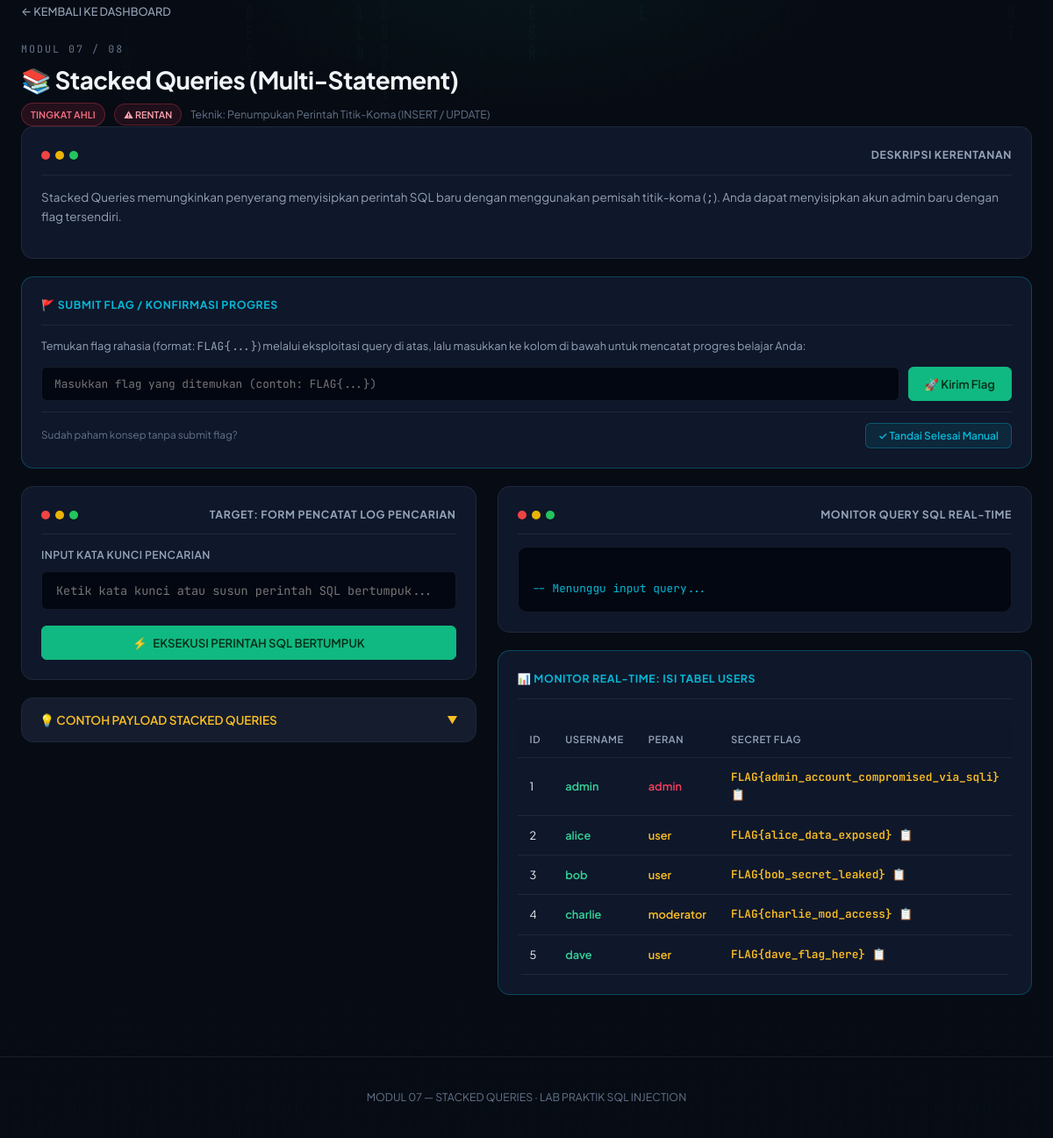
Screenshot of /labs/07_stacked_queries/index.php with the database file from the repository.
### tables this page shows
CREATE TABLE users (
        id INTEGER PRIMARY KEY AUTOINCREMENT,
        username TEXT NOT NULL,
        password TEXT NOT NULL,
        email TEXT,
        role TEXT DEFAULT 'user',
        secret TEXT
    );

### labs/07_stacked_queries/index.php (the view, shortened to what this page needs)
<?php
require_once '../../db.php';
$search_query = '';
$executed_query = '';
$db = getDB();
$users_list = $db->query("SELECT id, username, role, secret FROM users")->fetchAll(PDO::FETCH_ASSOC);
?>
<!DOCTYPE html>
<html lang="id">
<head>
    <link rel="stylesheet" href="../../assets/css/style.css">
</head>
<body>
<div class="lab-page wrapper">
    <a href="../../index.php" class="nav-back">← KEMBALI KE DASHBOARD</a>
    <div class="lab-header">
        <div class="lab-header-info">
            <div style="color:var(--text-dim); font-size:0.78rem; font-family:'JetBrains Mono',monospace; letter-spacing:2px; margin-bottom:8px;">MODUL 07 / 08</div>
            <h1 style="font-size:1.85rem; margin-bottom:8px;">📚 Stacked Queries (Multi-Statement)</h1>
            <div class="meta" style="display:flex; align-items:center; gap:10px;">
                <span class="badge badge-expert">Tingkat Ahli</span>
                <span class="vuln-label">⚠ RENTAN</span>
                <span style="color:var(--text-dim); font-size:0.82rem;">Teknik: Penumpukan Perintah Titik-Koma (INSERT / UPDATE)</span>
            </div>
        </div>
    </div>
    <div class="panel">
        <div class="panel-header">
            <div class="terminal-dots"><span class="dot-red"></span><span class="dot-yellow"></span><span class="dot-green"></span></div>
            <div class="panel-title">DESKRIPSI KERENTANAN</div>
        </div>
        <p style="font-size:0.9rem; color:var(--text-muted); line-height:1.6; margin-bottom:14px;">
            Stacked Queries memungkinkan penyerang menyisipkan perintah SQL baru dengan menggunakan pemisah titik-koma (<code>;</code>). Anda dapat menyisipkan akun admin baru dengan flag tersendiri.
        </p>
    </div>
    <?php renderFlagSubmissionBox('07'); ?>
    <div class="grid-2">
        <div>
            <div class="panel">
                <div class="panel-header">
                    <div class="terminal-dots"><span class="dot-red"></span><span class="dot-yellow"></span><span class="dot-green"></span></div>
                    <div class="panel-title">TARGET: FORM PENCATAT LOG PENCARIAN</div>
                </div>
                <form method="POST">
                    <div class="form-group">
                        <label>Input Kata Kunci Pencarian</label>
                        <input type="text" name="search" id="search" placeholder="Ketik kata kunci atau susun perintah SQL bertumpuk..." value="<?= htmlspecialchars($search_query) ?>" required>
                    </div>
                    <button type="submit" class="btn btn-primary btn-full">
                        ⚡ &nbsp; EKSEKUSI PERINTAH SQL BERTUMPUK
                    </button>
                </form>
            </div>
            <div class="hint-box">
                <button class="hint-toggle" onclick="toggleHint('hint7')">
                    💡 CONTOH PAYLOAD STACKED QUERIES <span class="arrow">▼</span>
                </button>
            </div>
        </div>
        <div>
            <div class="panel">
                <div class="panel-header">
                    <div class="terminal-dots"><span class="dot-red"></span><span class="dot-yellow"></span><span class="dot-green"></span></div>
                    <div class="panel-title">MONITOR QUERY SQL REAL-TIME</div>
                </div>
                <div class="code-block" style="color:#06b6d4; word-break:break-all;">
<?= $executed_query ? htmlspecialchars($executed_query) : '-- Menunggu input query...' ?>
                </div>
            </div>
            <div class="panel" style="border-color:rgba(6,182,212,0.3);">
                <div class="panel-header">
                    <div class="panel-title" style="color:#06b6d4;">📊 MONITOR REAL-TIME: ISI TABEL USERS</div>
                </div>
                <div style="overflow-x:auto;">
                <table class="data-table">
                    <thead>
                        <tr>
                            <th>ID</th>
                            <th>Username</th>
                            <th>Peran</th>
                            <th>Secret Flag</th>
                        </tr>
                    </thead>
                    <tbody>
                        <?php foreach ($users_list as $u): ?>
                        <tr>
                            <td><?= htmlspecialchars($u['id']) ?></td>
                            <td style="color:#34d399; font-weight:600;"><?= htmlspecialchars($u['username']) ?></td>
                            <td>
                                <span style="color:<?= $u['role'] === 'admin' ? '#f43f5e' : '#fbbf24' ?>; font-weight:600;">
                                    <?= htmlspecialchars($u['role']) ?>
                                </span>
                            </td>
                            <td class="flag" style="cursor:pointer;" title="Klik untuk salin" onclick="copyText('<?= htmlspecialchars($u['secret']) ?>')">
                                <?= htmlspecialchars($u['secret']) ?> 📋
                            </td>
                        </tr>
                        <?php endforeach; ?>
                    </tbody>
                </table>
                </div>
            </div>
        </div>
    </div>
</div>
<footer class="site-footer">MODUL 07 — STACKED QUERIES · LAB PRAKTIK SQL INJECTION</footer>
</body>
</html>

### db.php (shortened to what this page needs)
<?php
function getDB() {
    $dbPath = __DIR__ . '/database.db';
    try {
        $db = new PDO('sqlite:' . $dbPath);
        $db->setAttribute(PDO::ATTR_ERRMODE, PDO::ERRMODE_EXCEPTION);
        return $db;
    } catch (PDOException $e) {
        die('<div style="color:#f43f5e;font-family:monospace;padding:20px;background:#0f172a;border:1px solid #f43f5e;border-radius:8px;margin:20px;">
            [DB ERROR] Tidak dapat terhubung ke basis data: ' . htmlspecialchars($e->getMessage()) . '<br><br>
            Silakan jalankan <a href="/setup.php" style="color:#10b981;text-decoration:underline;">setup.php</a> terlebih dahulu untuk inisialisasi basis data.
        </div>');
    }
}
function getCompletedLabs() {
    try {
        $db = getDB();
        $stmt = $db->query("SELECT lab_id, completed_at FROM lab_progress");
        $results = [];
        return $results;
    } catch (Exception $e) {
        return [];
    }
}
function isLabCompleted($labId) {
    $completed = getCompletedLabs();
    return isset($completed[$labId]);
}
function renderFlagSubmissionBox($labId) {
    $isDone = isLabCompleted($labId);
    $completedAt = '';
    ?>
    <div class="panel" style="border-color: <?= $isDone ? 'rgba(16, 185, 129, 0.4)' : 'rgba(6, 182, 212, 0.3)' ?>; background: <?= $isDone ? 'rgba(16, 185, 129, 0.04)' : 'var(--bg-surface)' ?>;">
        <div class="panel-header">
            <div class="panel-title" style="color: <?= $isDone ? '#34d399' : '#06b6d4' ?>;">
                <?= $isDone ? '🏆 MODUL SELESAI' : '🚩 SUBMIT FLAG / KONFIRMASI PROGRES' ?>
            </div>
        </div>
        <?php if ($isDone): ?>
            <div style="padding:12px 16px; background:rgba(16,185,129,0.08); border:1px solid rgba(16,185,129,0.25); border-radius:8px; margin-bottom:16px;">
                <div style="color:#34d399; font-weight:700; font-size:0.95rem; margin-bottom:4px;">
                    ✓ Selamat! Anda telah menyelesaikan Modul <?= $labId ?>
                </div>
                <div style="color:var(--text-dim); font-size:0.8rem;">
                    Terselesaikan pada: <?= htmlspecialchars($completedAt) ?>
                </div>
            </div>
            <form method="POST" style="display:inline-block;">
                <input type="hidden" name="action_progress" value="toggle_manual">
                <input type="hidden" name="target_lab" value="<?= $labId ?>">
                <button type="submit" class="btn btn-cyan btn-sm" style="border-color:var(--border-subtle); color:var(--text-muted);">
                    ↺ Reset Status Modul Ini (Coba Lagi)
                </button>
            </form>
        <?php else: ?>
            <p style="font-size:0.85rem; color:var(--text-muted); margin-bottom:14px; line-height:1.5;">
                Temukan flag rahasia (format: <code>FLAG{...}</code>) melalui eksploitasi query di atas, lalu masukkan ke kolom di bawah untuk mencatat progres belajar Anda:
            </p>
            <form method="POST" style="display:flex; gap:10px; flex-wrap:wrap; margin-bottom:12px;">
                <input type="text" name="flag_input" placeholder="Masukkan flag yang ditemukan (contoh: FLAG{...})"
                       style="flex:1; min-width:240px; background:#030712; border:1px solid var(--border-subtle); border-radius:6px; padding:10px 14px; color:#34d399; font-family:'JetBrains Mono',monospace; font-size:0.85rem;" required>
                <button type="submit" class="btn btn-primary" style="padding:10px 18px;">
                    🚀 Kirim Flag
                </button>
            </form>
            <div style="display:flex; justify-content:space-between; align-items:center; border-top:1px solid var(--border-subtle); padding-top:12px; margin-top:10px;">
                <span style="font-size:0.78rem; color:var(--text-dim);">Sudah paham konsep tanpa submit flag?</span>
                <form method="POST" style="margin:0;">
                    <button type="submit" class="btn btn-cyan btn-sm">
                        ✓ Tandai Selesai Manual
                    </button>
                </form>
            </div>
        <?php endif; ?>
    </div>
    <?php
}
?>

### rows the page displays
users: id "1", username "admin", role "admin", secret "FLAG{admin_account_compromised_via_sqli}"
users: id "2", username "alice", role "user", secret "FLAG{alice_data_exposed}"
users: id "3", username "bob", role "user", secret "FLAG{bob_secret_leaked}"
users: id "4", username "charlie", role "moderator", secret "FLAG{charlie_mod_access}"
users: id "5", username "dave", role "user", secret "FLAG{dave_flag_here}"
